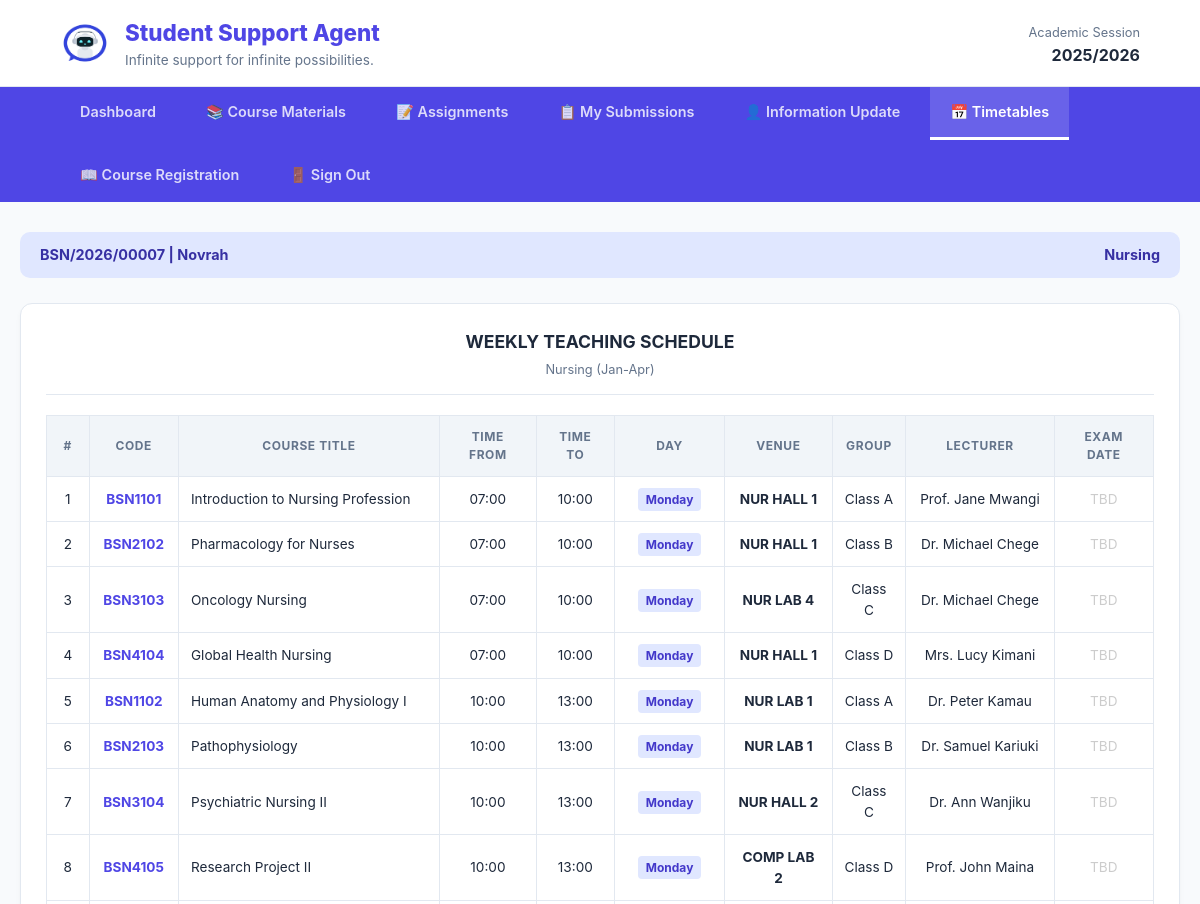
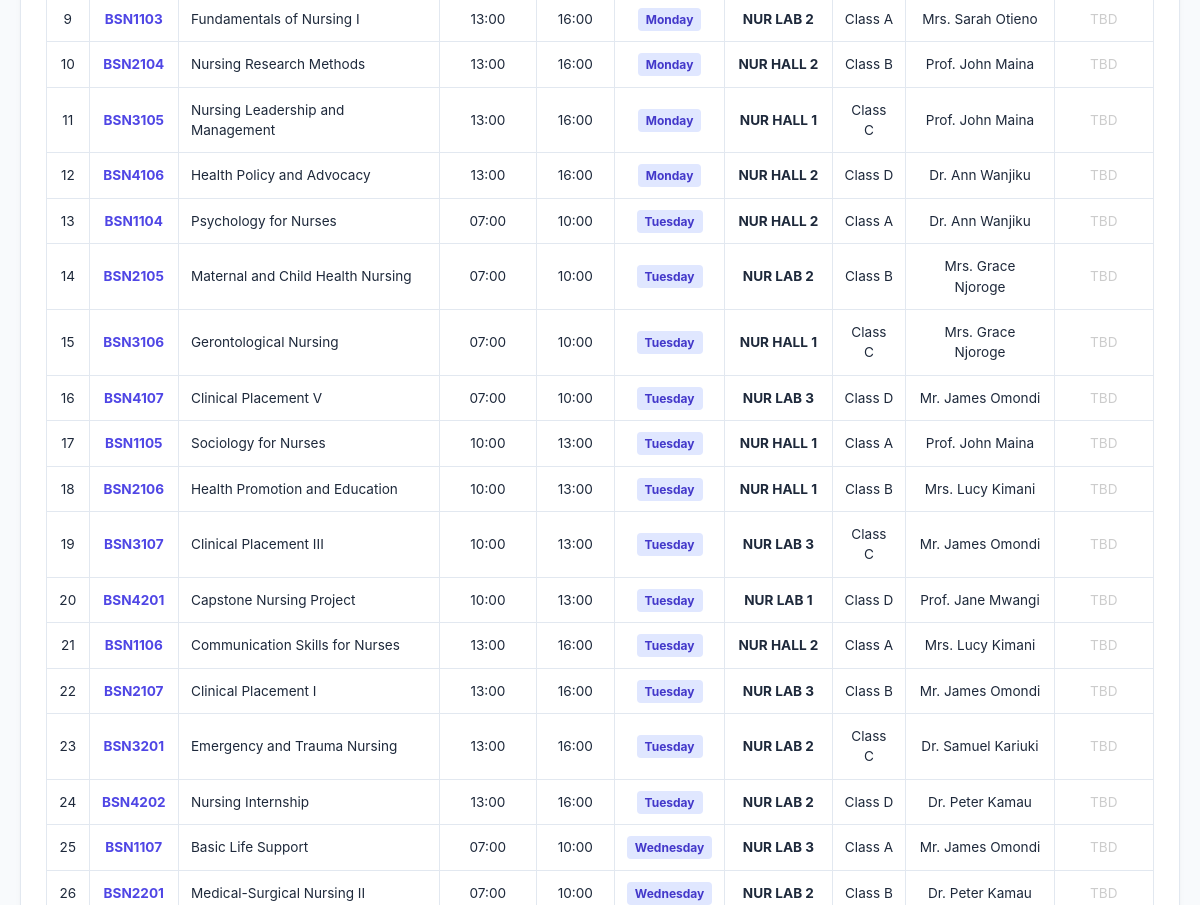
The app's page /Student/teaching_timetable.php (signed in, upper part), older data (2 pictures, top to bottom).
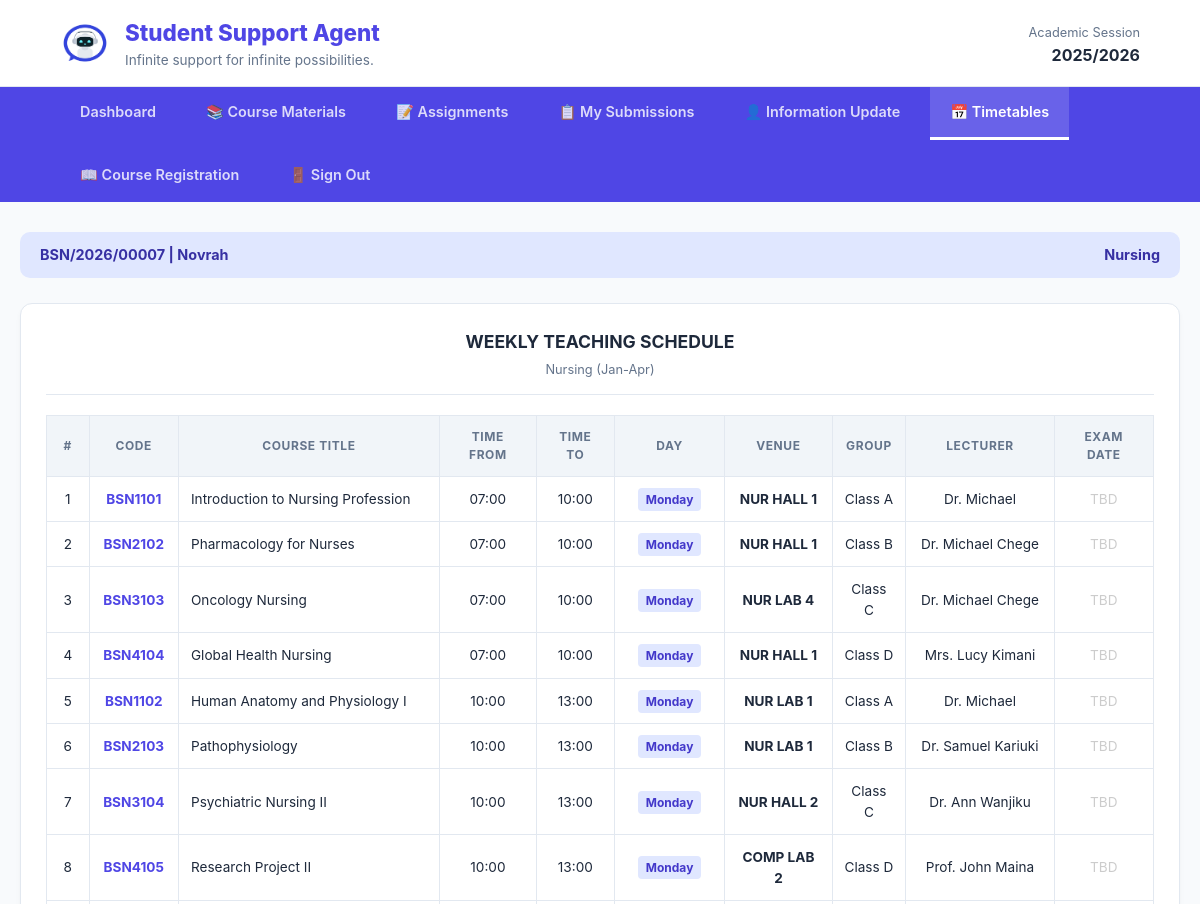
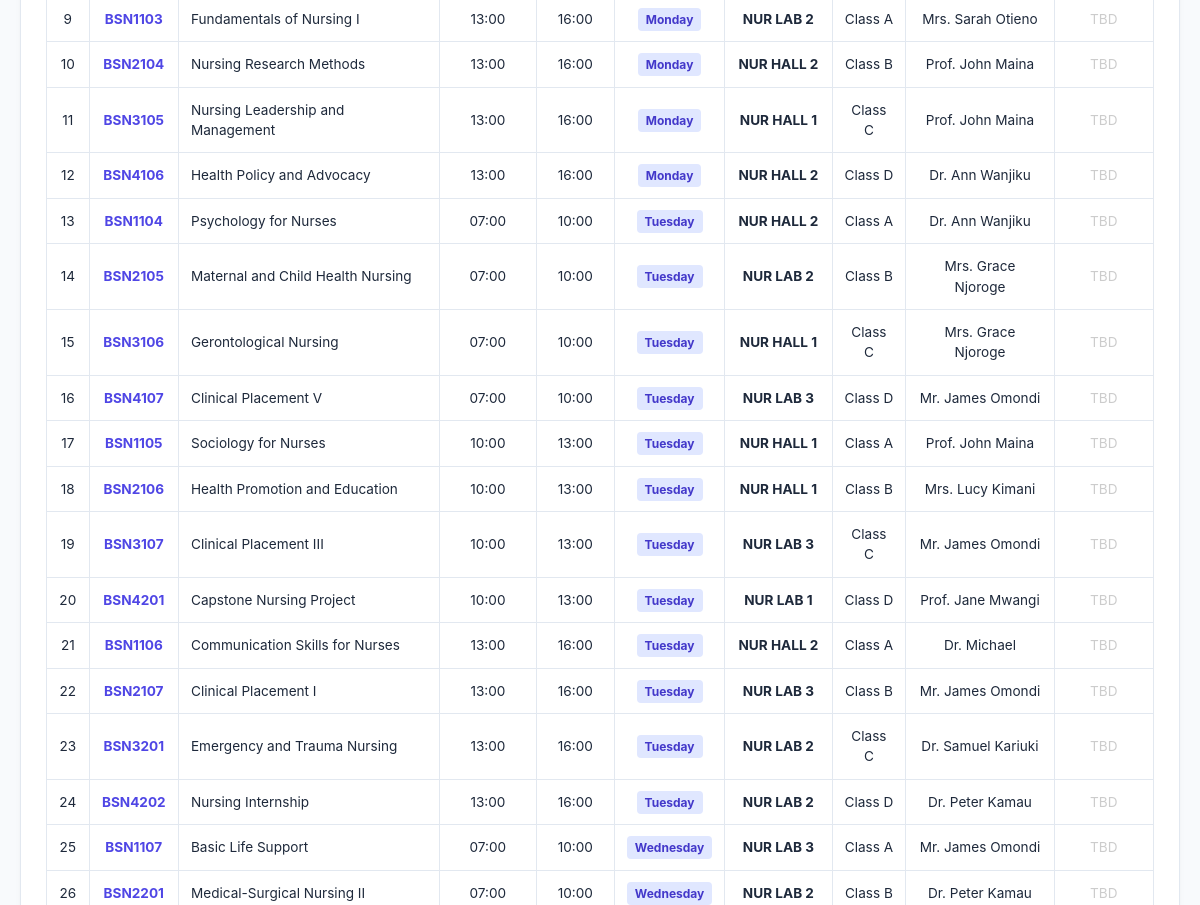
The same page, newer data (2 pictures, top to bottom).
### tables this page shows
CREATE TABLE `timetable` (
  `id` int(11) NOT NULL,
  `unit_code` varchar(20) DEFAULT NULL,
  `course_title` varchar(100) DEFAULT NULL,
  `department` varchar(50) DEFAULT NULL,
  `time_from` varchar(10) DEFAULT NULL,
  `time_to` varchar(10) DEFAULT NULL,
  `day_of_week` enum('Monday','Tuesday','Wednesday','Thursday','Friday','Saturday','Sunday') DEFAULT NULL,
  `venue` varchar(50) DEFAULT NULL,
  `unit_group` varchar(20) DEFAULT NULL,
  `lecturer` varchar(50) DEFAULT NULL,
  `exam_date` date DEFAULT NULL,
  `semester` enum('1','2','3') NOT NULL,
  `year_level` enum('First Year','Second Year','Third Year','Fourth Year') NOT NULL,
  `academic_year` year(4) NOT NULL,
  `created_at` timestamp NOT NULL DEFAULT current_timestamp()
);

### Student/teaching_timetable.php (the view, shortened to what this page needs)
<?php
$conn = mysqli_connect("localhost", "root", "", "Portal-Asisstant-AI");
$user_id = $_SESSION['user_id'] ?? 1;
$user_q = mysqli_query($conn, "SELECT * FROM users WHERE id='$user_id'");
$user = mysqli_fetch_assoc($user_q);
$reg_number = $user['reg_number'];
$full_name  = $user['full_name'];
$student_department = $user['department'];
$semester = "Jan-Apr";
$academic_year = "2025/2026";
$timetable_q = mysqli_query(
    $conn,
    "SELECT * FROM timetable
     WHERE department = '$student_department'
     ORDER BY FIELD(day_of_week, 'Monday', 'Tuesday', 'Wednesday', 'Thursday', 'Friday', 'Saturday', 'Sunday'),
     time_from ASC"
);
$program_name = "";
switch($student_department) {
    default:
        $program_name = $student_department;
}
?>
<!DOCTYPE html>
<html lang="en">
<head>
</head>
<body>
<header>
    <div class="branding">
        <img src="../Images/logo.jpg" class="logoimg" alt="Logo">
        <div>
            <h1>Student Support Agent</h1>
            <small>Infinite support for infinite possibilities.</small>
        </div>
    </div>
    <div style="text-align: right;">
        <span style="font-size: 0.8rem; color: var(--text-light);">Academic Session</span><br>
        <strong><?php echo $academic_year; ?></strong>
    </div>
</header>
<nav>
    <a href="home.php?page=dashboard">Dashboard</a>
    <a href="home.php?page=materials">📚 Course Materials</a>
    <a href="home.php?page=assignments">📝 Assignments</a>
    <a href="home.php?page=my_submissions">📋 My Submissions</a>
    <a href="personal_information.php">👤 Information Update</a>
    <a href="teaching_timetable.php" class="active">📅 Timetables</a>
    <a href="registration.php">📖 Course Registration</a>
    <a href="../logout.php">🚪 Sign Out</a>
</nav>
<div class="container">
    <div class="student-strip">
        <span><?php echo "$reg_number | $full_name"; ?></span>
        <span><?php echo $student_department; ?></span>
    </div>
    <div class="card">
        <div class="card-title">
            WEEKLY TEACHING SCHEDULE<br>
            <span style="font-size: 0.8rem; font-weight: 400; color: var(--text-light);"><?php echo $program_name; ?> (<?php echo $semester; ?>)</span>
        </div>
        <table>
            <thead>
                <tr>
                    <th>#</th>
                    <th>Code</th>
                    <th>Course Title</th>
                    <th>Time From</th>
                    <th>Time To</th>
                    <th>Day</th>
                    <th>Venue</th>
                    <th>Group</th>
                    <th>Lecturer</th>
                    <th>Exam Date</th>
                </tr>
            </thead>
            <tbody>
                <?php
                $counter = 1;
                if (mysqli_num_rows($timetable_q) > 0) {
                    while ($row = mysqli_fetch_assoc($timetable_q)) {
                        echo "<tr>
                            <td>{$counter}</td>
                            <td class='unit-code'>{$row['unit_code']}</td>
                            <td style='text-align:left;'>{$row['course_title']}</td>
                            <td>" . date("H:i", strtotime($row['time_from'])) . "</td>
                            <td>" . date("H:i", strtotime($row['time_to'])) . "</td>
                            <td><span class='day-badge'>{$row['day_of_week']}</span></td>
                            <td><strong>{$row['venue']}</strong></td>
                            <td>{$row['unit_group']}</td>
                            <td>{$row['lecturer']}</td>
                            <td>" . ($row['exam_date'] ?: '<span style="color:#ccc;">TBD</span>') . "</td>
                        </tr>";
                        $counter++;
                    }
                } else {
                    echo "<tr><td colspan='10' class='no-data'>
                        <strong>⚠️ No timetable found for your department.</strong><br><br>
                        Your department: <strong>{$student_department}</strong><br>
                        Please contact the academic office or ask the admin to schedule units for your department.
                    </td></tr>";
                }
                ?>
            </tbody>
        </table>
    </div>
</div>
</body>
</html>

Row changes from the older to the newer data that the page shows:
changed timetable "BSN1101": lecturer "Prof. Jane Mwangi" → "Dr. Michael"
changed timetable "BSN1102": lecturer "Dr. Peter Kamau" → "Dr. Michael"
changed timetable "BSN1106": lecturer "Mrs. Lucy Kimani" → "Dr. Michael"
